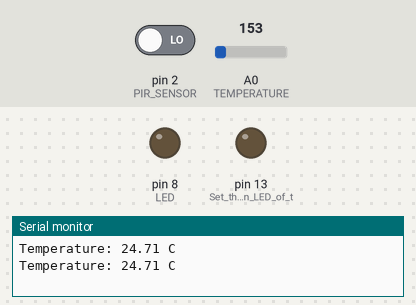
The sketch below on a simulated Arduino Uno, built with avr-gcc and run on an emulated ATmega328P. On the bench: output pins drawn as LEDs (lit = HIGH), the last lines printed to the serial monitor. Inputs (shaded band) come from the test bench; at power-on: pin 2 (PIR_SENSOR) LOW, A0 (TEMPERATURE) = 153.

Above: at 1.8 s.
1.9 s: pin 2 (PIR_SENSOR) driven HIGH
At 2.9 s:
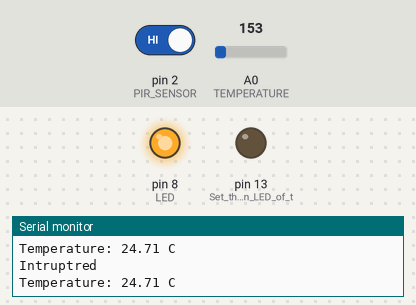
3.4 s: pin 2 (PIR_SENSOR) driven LOW
At 4.0 s:
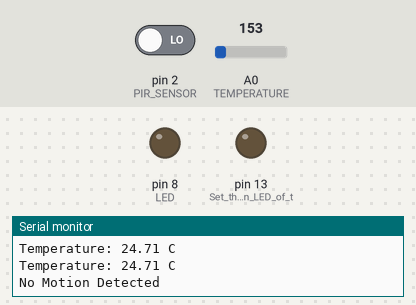
Timing chart, 0 to 6.4 s (numbered marks = the images above; inputs shaded):
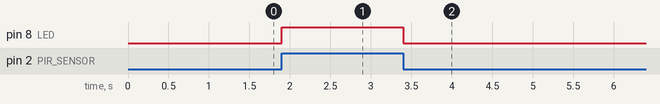

The sketch:

Task1.3C.ino
```cpp
// C++ code
// Constants
const int PIR_SENSOR = 2; // PIR sensor's pin
const int LED = 8; // LED output pin
const int TEMPERATURE = A0; // TEMPERATURE SENSOR PIN

// Variables
bool MOTION = false;

void setup() {
  pinMode(PIR_SENSOR, INPUT); // Set the PIR pin as input
  pinMode(LED, OUTPUT); // Set the LED pin as output
  pinMode(LED_BUILTIN, OUTPUT); // Set the built-in LED of the Arduino as output
  Serial.begin(9600);

  attachInterrupt(digitalPinToInterrupt(PIR_SENSOR), detect, CHANGE);
}

void loop() {
  int Temp = analogRead(TEMPERATURE);
  float volts = (Temp * 5.0 / 1024.0);
  float celcius = (volts - 0.5) * 100;
  Serial.print("Temperature: ");
  Serial.print(celcius);
  Serial.println(" C");
  delay(1000);
}

void detect() {
  MOTION = digitalRead(PIR_SENSOR); // Check the input from the PIR sensor
  if (MOTION == HIGH) { // If motion was detected
    digitalWrite(LED, HIGH); // Turn on the LED
    Serial.println("Intruptred");

    delay(500);
  }
  else { // If motion was not detected
    digitalWrite(LED, LOW); // Turn off the LED
    Serial.println("No Motion Detected");

    delay(500);
  }
}
```

Measured:
- after the input at 1.9 s, pin 8 (LED): LOW → HIGH at once
- after the input at 3.4 s, pin 8 (LED): HIGH → LOW at once
